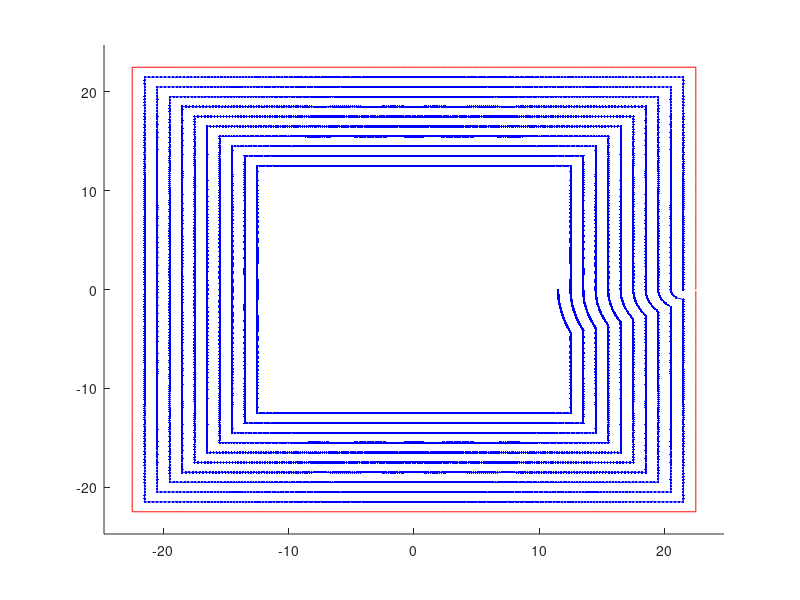

Here is the MATLAB script that generated this plot:
clear;
%close;

%% Constants
use_render = true;

xsize = 45; %board size x, mm
ysize = 45; %board size y, mm
N = 10; %winding count
dp = pi/400; %angle step
%ws = 1; %winding step, mm
%dr_max = 0.9; %maximum r difference per angle step
clr = 1; %clearance between lines, mm
start_angle = 0*pi/4;

%% var
angles = 0:dp:2*pi-dp;
%angles = 0:dp:pi/4;
len = length(angles);
image = zeros(N+1, len);
angle1 = atan(ysize/xsize);
angle2 = pi-angle1;
angle3 = pi+angle1;
angle4 = 2*pi-angle1;
offset_angle_index = ceil(start_angle/dp)+1;
clearance_points_for_check = ceil(pi/10 / dp);

sinp = sin(dp);
cosp = cos(dp);

sinp2 = sin(dp/2);
tgp2 = tan(dp/2);
cosp2 = cos(dp/2);

% test
m_test=xsize*ysize*1e-6;
%

%% bounding box
for i=1:len
    %image(1,i) = xsize/2;
    %continue;
    if angles(i) < angle1
        image(1,i) = xsize/2 / cos(angles(i));
        continue;
    end
    if angles(i) < angle2
        image(1,i) = ysize/2 / sin(angles(i));
        continue;
    end
    if angles(i) < angle3
        image(1,i) = -xsize/2 / cos(angles(i));
        continue;
    end
    if angles(i) < angle4
        image(1,i) = -ysize/2 / sin(angles(i));
        continue;
    end
    image(1,i) = xsize/2 / cos(angles(i));
end
image(1,:) = [image(1,offset_angle_index:end) image(1,1:offset_angle_index-1)];
angles = angles([offset_angle_index:end, 1:offset_angle_index-1]);

%% coil
r_prev = sqrt(xsize^2+ysize^2)*0.47;
r_next = sqrt(xsize^2+ysize^2)*0.47;
for i=2:N+1
    for j=1:len
		if i==2 && j==len
			i=i;
		end
		%rs - radiuses of points to check clearance
		%ps - indexes of angles of these points
		%minus side
		if j<clearance_points_for_check
			if i>2 
				rs = [image(i-2, end-clearance_points_for_check+j:end) image(i-1,1:j-1)];
				ps = [len-clearance_points_for_check+j:len, 1:j-1];
			else %before begin, need cycling repeat of bounding box
				rs = [image(i-1, end-clearance_points_for_check+j:end) image(i-1,1:j-1)];
				ps = [len-clearance_points_for_check+j:len, 1:j-1];
			end
		else	
			rs = image(i-1, 1+j-clearance_points_for_check:j-1);
			ps = 1+j-clearance_points_for_check:j-1;
		end
		%plus side
		if j+clearance_points_for_check>len
			rs = [rs image(i-1, j:end) image(i,1:clearance_points_for_check-(len-j+1))];
			ps = [ps, j:len, 1:clearance_points_for_check-(len-j+1)];
		else	
			rs = [rs image(i-1,j:j+clearance_points_for_check)];
			ps = [ps j:j+clearance_points_for_check];
		end
		
		%cosine theorem: x^2-2*ri*x*cos(p) + ri^2-clr^2 = 0;
		xs = zeros(length(rs),1);
		for k=1:length(rs)
			p = abs(angles(ps(k)) - angles(j));
			c = cos(p);
			D = (rs(k)*c)^2+clr^2-rs(k)^2;
			if D>=0
				roo = roots([1 -2*rs(k)*cos(p) rs(k)^2-clr^2]);
				xs(k) = min(roo);
                if xs(k)<0
                    xs(k) = max(roo);
                    %warning('negative root!!!');
                end
                if xs(k)<0
                    xs(k) = inf;
                    %warning('both negative roots!!!');
                end
			else
				xs(k) = inf;
			end
			
		end
		m = min(xs);
		if m==inf
			m = image(i-1,j)-clr;
		end
		image(i,j) = m;
    end
end

%% Magnetic moment
%ri - vector of current direction, p - phi, dl = r*dp
%m = 1/2 intagral [r,j] dV = 1/2*I integral [r,ri] r*dp
m1 = 0; %without I
m2 = 0;
ms1 = zeros(1,len);
ms2 = zeros(1,len);
for i=2:N+1
    for j=1:len
        if i==2 && j==1
            continue;
        end
        if j==1
            rim1 = image(i-1,end);
        else
            rim1 = image(i,j-1);
        end
        ri  = image(i,j);
        dr = abs(ri-rim1);
        
        % variant1
        % {
        AC = rim1*sinp;
        AB2 = ri^2+rim1^2-2*ri*rim1*cosp;
        cosg = (dr^2+AB2-AC^2)/(2*dr*sqrt(AB2));
        sina = sqrt(1-cosg^2);
        dm1 = 0.5e-6*dp*ri^2*sina; %0.5e-6 = 1/2 * 0.001 * 0.001. 1/2 from eqn, 0.001 - because r in mm
        m1 = m1 + dm1;
        ms1(j) = m1;
        %}
        
        %variant2
        % {
        AO = (ri-dr/2)*cosp2;
        AC = AO*tgp2;
        AB2 = ri^2+AO^2-2*ri*AO*cosp2;
        sina = (AC^2+AB2-(dr/2)^2) / (2*AC*sqrt(AB2));
        dm2 = 0.5e-6*dp*ri^2*sina; %0.5e-6 = 1/2 * 0.001 * 0.001. 
        %1/2 from eqn, 0.001 - because r in mm
        m2 = m2 +dm2;
        ms2(j) = m2;
        %}
    end
end


%% Visualizing
if use_render
    figure(1);
    clf;
    hold on;
    set(gcf, 'Color', 'w');
    [x,y] = pol2cart(angles,image(1,:));
    plot(x,y,'r');
    xs = [];
    ys = [];
    for i=2:N+1
        [x,y] = pol2cart(angles,image(i,:));
        %plot(x,y,'.-b');
        xs = [xs x];
        ys = [ys y];
    end
    plot(xs,ys,'.-b');
    xlim([-xsize/2*1.1 xsize/2*1.1]);
    ylim([-ysize/2*1.1 ysize/2*1.1]);
    %axis equal
end

%% test ideal square
%{
ms_formula_angle = zeros(1,len);
ms_ideal = zeros(1,len);
for j=1:len
    as = pi/4:pi/4:2*pi;
    for i = 0:length(as)-1
        if angles(j) <= as(i+1)
            ms_ideal(j) = i/8*xsize^2 + 1/8*xsize^2*tan(angles(j)-pi/4*i);
            break
        end
    end
end
ms_ideal = 1e-6*ms_ideal;
m_ideal = ms_ideal(end);
m_formula_angle = 0;
for j=1:len
    if angles(j) < angle1
        ms_formula_angle(j) = abs(sin(pi/2-angles(j)));
        continue;
    end
    if angles(j) < angle2
        ms_formula_angle(j) = abs(cos(pi/2-angles(j)));
        continue;
    end
    if angles(j) < angle3
        ms_formula_angle(j) = abs(sin(pi/2-angles(j)));
        continue;
    end
    if angles(j) < angle4
        ms_formula_angle(j) = abs(cos(pi/2-angles(j)));
        continue;
    end
    ms_formula_angle(j) = abs(sin(pi/2-angles(j)));
end
for j=1:len
    ri = image(2,j);
    m_formula_angle_old = m_formula_angle;
    %m_formula_angle = m_formula_angle + 0.5e-6*dp*ri^2*ms_formula_angle(j);
    m_formula_angle = m_formula_angle + 0.5e-6*dp*ri^2;%*cos(angles(j));
    %m_formula_angle_old = 0.25e-6*xsize*ri*sin(angles(j)); %no error prodused
    ms_formula_angle(j) = m_formula_angle_old;
end
plot(angles*180/pi, ms1, 'r', angles*180/pi, ms2, 'b', ...
     angles*180/pi, ms_formula_angle, '*g', angles*180/pi, ms_ideal, 'k');
%}
